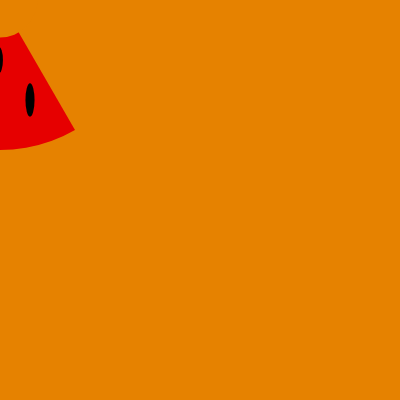
Frame 1 (no input)
Frame 60 (no input): identical to frame 1, image omitted
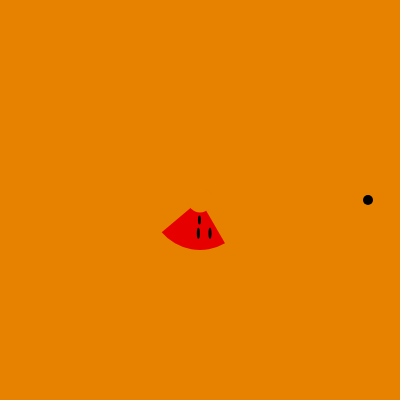
Frame 120 (the mouse pressed at the canvas centre since frame 60)

The p5.js sketch that drew these frames (run headless with seeded random() and noise() and a simulated clock; from frame 60 on, the mouse is pressed at the canvas centre):

// p5.js sketch
// ── sketch.js
let faceSizeLarge=300;
let faceSizeSmall=100;
let faceSize=faceSizeLarge;
let islarge=true;
let beans=[];

function setup() {
  createCanvas(400, 400);
}

function draw() {
  background(230,130,0);
  
  fill(230,0,0);
  noStroke();
  arc(mouseX,mouseY,faceSize,faceSize,radians(60),radians(500),PIE);
  
  fill(230,130,0);
  ellipse(mouseX,mouseY,faceSize/4,faceSize/4);
  
  fill(0);
  ellipse(mouseX-faceSize/188,mouseY+faceSize/5,faceSize/33,faceSize/11);
   fill(0);
  ellipse(mouseX-faceSize/60,mouseY+faceSize/3,faceSize/33,faceSize/9);
  fill(0);
  ellipse(mouseX+faceSize/10,mouseY+faceSize/3,faceSize/33,faceSize/9);
  
  //bean
  for (let i=beans.length -1;i >= 0;i--){
    let bean=beans[i];
    {fill(0);
     ellipse(bean.x,bean.y,10,10);
     bean.x+=2;
      
    }
  }
  
}
function mousePressed() {

  if (islarge) {
    faceSize = faceSizeSmall; 
  } else {
    faceSize = faceSizeLarge; 
  }
  islarge = !islarge; 
  
  beans.push({x: mouseX + faceSize / 2, y: mouseY});
}
